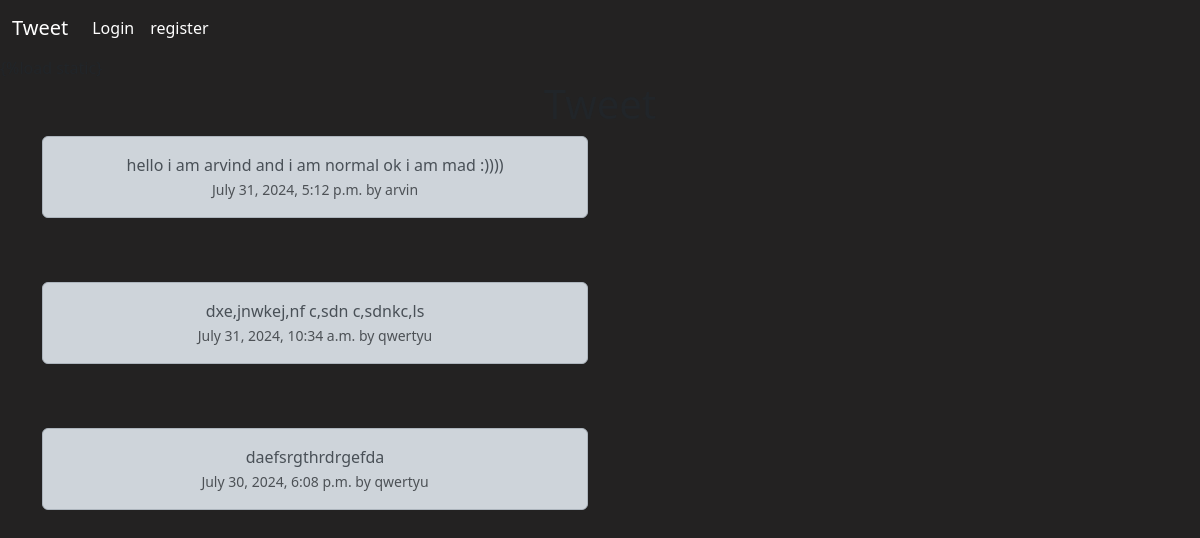
Screenshot of /post/home/ with the database file from the repository.
### post/models.py (models this page shows, shortened)
class Tweet(models.Model):
    user = models.ForeignKey(
        User, related_name='tweet' ,on_delete= models.CASCADE
    )
    body = models.CharField(max_length=240)
    created_at = models.DateTimeField(auto_now_add=True)

### post/views.py (the view)
# urls.py: path('home/', views.home , name ='home' ),
def home(request):
   if request.user.is_authenticated:
         form = Tweetform(request.POST or None)
         if request.method == 'POST':
          if form.is_valid():
            form.save(commit=False).user = request.user
            form.save()
            return redirect('home')
         tweets = Tweet.objects.all().order_by("-created_at")
         return render(request , 'home.html' ,{'tweets':tweets ,'form':form})
   else:
      tweets = Tweet.objects.all().order_by("-created_at")
      return render(request , 'home.html' ,{'tweets':tweets})

### post/templates/home.html (shortened to what this page needs)
{% extends "index.html" %}
{% block content%}
{%load static}
 <h1 class="text-center">Tweet</h1>
 <div class="container text-center">
  <div class="row align-items-start">
    <div class="col">
      {% for tweet in tweets %}
 <div class="alert alert-dark " role="alert">
           {{tweet.body}}<br>
           <small class="text-muted">
            {{tweet.created_at}} by {{tweet.user.username}}
           </small>
           <br>
</div><br><br>
    </div>
  </div>
</div>
{% endblock %}

### post/templates/index.html (shortened to what this page needs)
<!DOCTYPE html>
{%load static%}
<html lang="en">
<head>
    <link rel="stylesheet" type = 'text/css' media="screen" href="{% static 'style.css' %}">
    <link href="https://cdn.jsdelivr.net/npm/bootstrap@5.3.3/dist/css/bootstrap.min.css" rel="stylesheet">
</head>
<body class="front">
    <nav class="navbar navbar-expand-lg bg-body-dark">
        <div class="container-fluid">
          <a class="navbar-brand text-white" href="#">Tweet</a>
          <div class="collapse navbar-collapse" id="navbarNav">
            <ul class="navbar-nav">
              {%if user.is_authenticated%}
              <li class="nav-item">
                <a class="nav-link active text-white " aria-current="page" href="{%url 'home'%}">Home</a>
              </li>
              <li class="nav-item">
                <a class="nav-link text-white" href="{%url 'logout'%}">logout</a>
              </li>
             {%else%}
             <li class="nav-item">
                <a class="nav-link text-white" href="{%url 'login'%}">Login</a>
              </li>
              <li class="nav-item">
                <a class="nav-link text-white" href="{%url 'register'%}">register</a>
              </li>
              {%endif%}
            </ul>
          </div>
        </div>
      </nav>
    {% block content %}
    {% endblock %}
</body>
</html>

### static/style.css (style rules this page uses)
.front { background-color: rgb(35, 34, 34); }

### rows the page displays
Tweet: body "hello i am arvind and i am normal ok i am mad :))))", created_at "July 31, 2024, 5:12 p.m.", user.username "arvin"
Tweet: body "dxe,jnwkej,nf c,sdn c,sdnkc,ls", created_at "July 31, 2024, 10:34 a.m.", user.username "qwertyu"
Tweet: body "daefsrgthrdrgefda", created_at "July 30, 2024, 6:08 p.m.", user.username "qwertyu"
